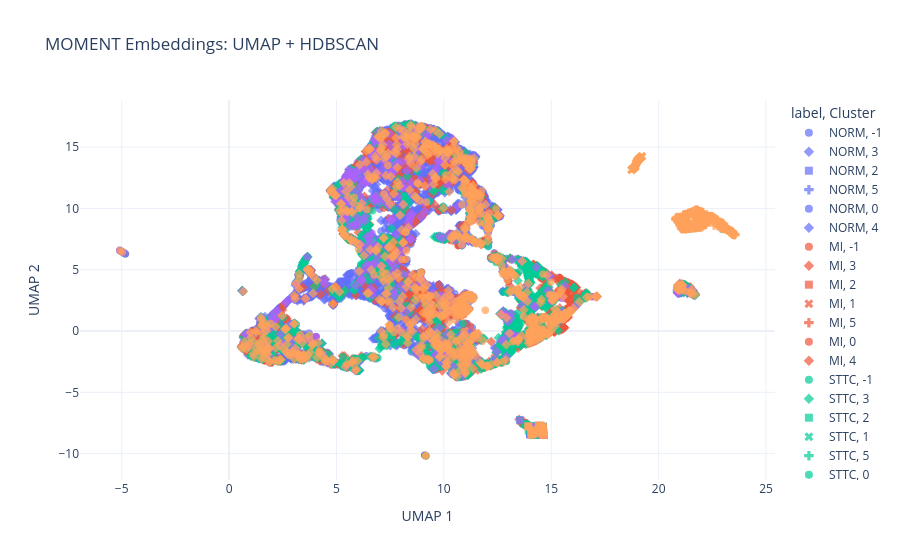

Source (notebook cell):
### Code cell
fig = px.scatter(
    df_plot,
    x = "UMAP 1",
    y = "UMAP 2",
    color = "label",
    symbol = "Cluster",
    hover_name = "Source",
    hover_data = {"label": True, "Cluster": True, "UMAP 1": False, "UMAP 2": False},
    title = "MOMENT Embeddings: UMAP + HDBSCAN",
    color_discrete_sequence = px.colors.qualitative.Plotly
)

fig.update_traces(marker=dict(size=8, opacity=0.7))
fig.update_layout(template="plotly_white")
fig.show()
